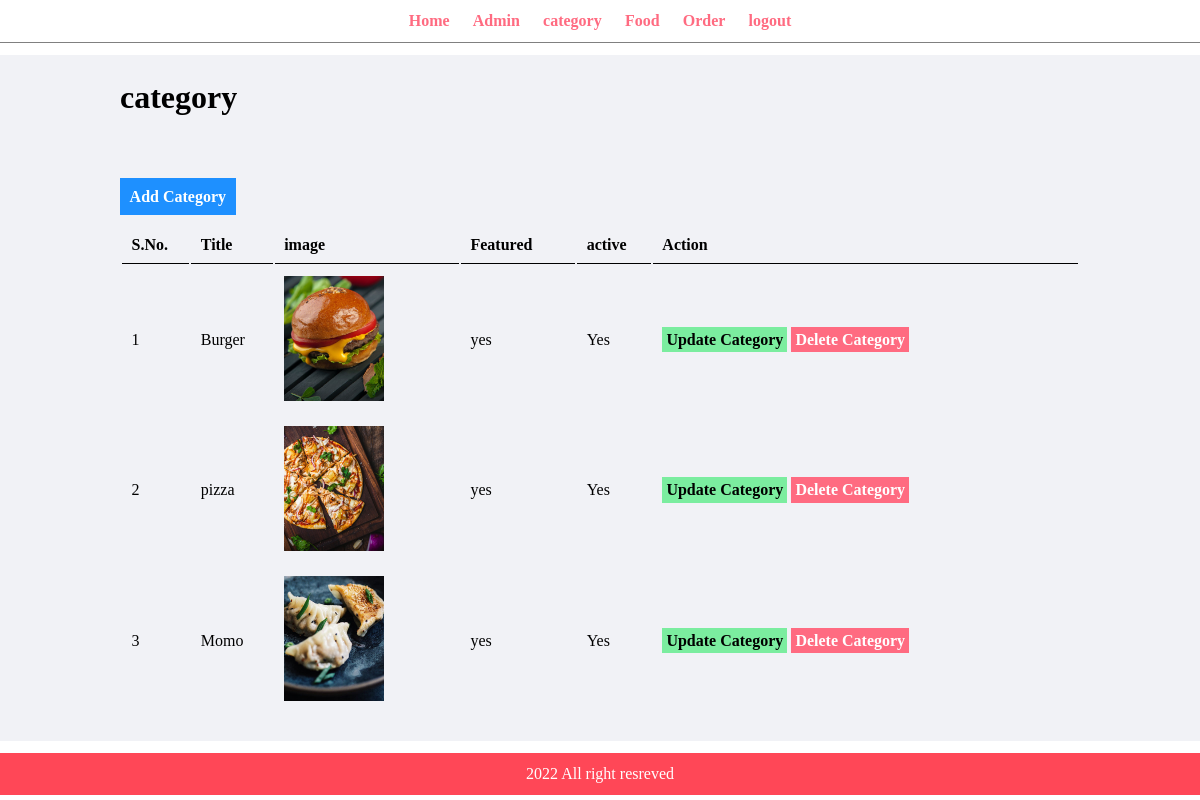
The page /admin/Manage_category.php (signed in) on the database its author committed.
### tables this page shows
CREATE TABLE `tbl_category` (
  `id` int(10) UNSIGNED NOT NULL,
  `title` varchar(150) NOT NULL,
  `image_name` varchar(255) NOT NULL,
  `featured` varchar(10) NOT NULL,
  `active` varchar(10) NOT NULL
);

### admin/Manage_category.php (the view, shortened to what this page needs)
<?php include('partial/header.php'); ?>
    <div class="main-section">
        <div class="wraper">
            <h1>category</h1>
            <br><br>
        <br><br>
            <a href="<?php echo SITEURL;?>admin/add-category.php" class="btn-primmary"> Add Category</a>
            <br><br>
        <table class="mytbl">
            <tr>
                <th>S.No.</th>
                <th>Title</th>
                <th>image</th>
                <th>Featured</th>
                <th>active</th>
                <th>Action</th>
            </tr>
            <?php
            $sql="SELECT * FROM tbl_category";
            $res=mysqli_query($con,$sql);
            $sn=1;
            $count=mysqli_num_rows($res);
            if($count>0)
            {
                while($row=mysqli_fetch_assoc($res))
                {
                    $id=$row['id'];
                    $title=$row['title'];
                    $image_name=$row['image_name'];
                    $featured=$row['featured'];
                    $active=$row['active'];
                    ?>
                        <tr>
                <td><?php echo $sn++;?></td>
                <td><?php  echo $title;?></td>
                <td>
                    <?php
                        if($image_name!="")
                        {
                            ?>
                            <img src="<?php echo SITEURL;?>images/category/<?php echo $image_name;?>" width="100px" alt="">
                            <?php
                        }
                        else
                        {
                            echo "<div class='error'> Image not uploaded</div>";
                        }
                    ?>
                </td>
                <td>
                    <?php echo $featured;?>
                </td>
                <td> <?php echo $active;?></td>
                <td>
                <a href="<?php echo SITEURL;?>admin/update-category.php?id=<?php echo $id;?>" class="btn-Secondary"> Update Category</a>
                <a href="<?php echo SITEURL;?>admin/delete-category.php?id=<?php echo $id;?>&image_name=<?php echo $image_name;?>" class="btn-danger"> Delete Category</a>
                </td>
            </tr>
                <?php
                }
            }
            else
            {
                ?>
                <tr>
                <td colspan="6"><div class="error"> No category Added</div></td>
            </tr>
                <?php
            }
            ?>
        </table>
    </div>
</div>
<?php include('Partial/footer.php'); ?>

### css/admin1.css (style rules this page uses)
* { margin: 0; padding: 0; }
.wraper { padding: 1%; width: 80%; margin: 0 auto; }
.main-section { margin: 1% 0; padding: 1% 0; background-color: #f1f2f6; }
.mytbl { width: 100%; }
table tr th { border-bottom: 1px solid #000; padding:1%; text-align:left; }
table tr td { padding:1%; }
.btn-primmary { background-color: #1e90ff; padding:1%; color:white; text-decoration:none; font-weight:bold; }
.btn-Secondary { background-color: #7bed9f; padding:1%; color:black; text-decoration:none; font-weight:bold; }
.btn-danger { background-color: #ff6b81; padding:1%; color:white; text-decoration:none; font-weight:bold; }

### rows shown on the page
tbl_category: title "Burger", image_name (picture), featured "yes", active "Yes"
tbl_category: title "pizza", image_name (picture), featured "yes", active "Yes"
tbl_category: title "Momo", image_name (picture), featured "yes", active "Yes"
